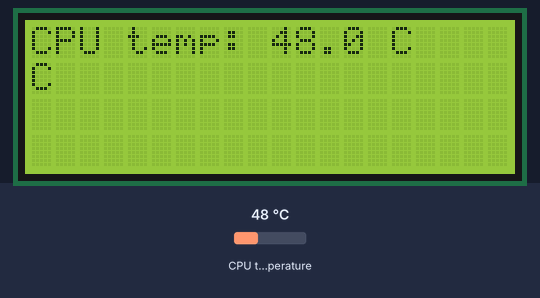
Recording of a program running on a simulated Raspberry Pi (BCM pin numbers). Shown: 20×4 character LCD. The inputs (shaded band) are chosen by the test bench; at power-on: CPU temperature 48 °C. System figures (address, load, memory, disk, uptime) are fixed made-up values.

Above: at 1.2 s.
1.3 s: CPU temperature set to 31 °C
At 3.6 s:
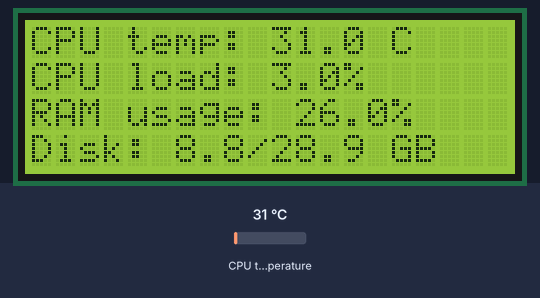
4.4 s: CPU temperature set to 44 °C
At 5.2 s:
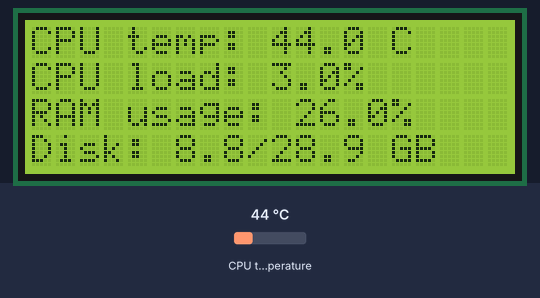
7.5 s: CPU temperature set to 58 °C
At 10.9 s:
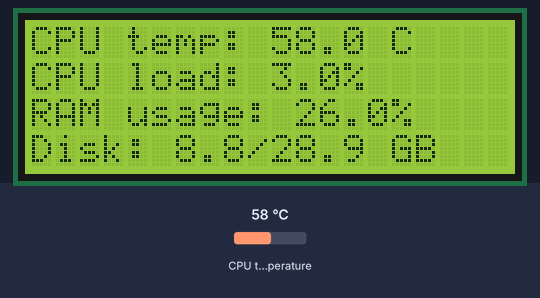
Timing chart, 0 to 12.4 s (numbered marks = the images above; inputs shaded):
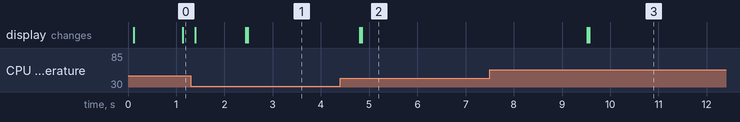

The program:

ExternalSystemMonitor.py
```python
from LCD import LCD
import time
import system

lcd = LCD(2, 0x27, True) #You have to say 2, because this is a different library but it works for 4 row LCDS.

lcd.clear()

while True:
    lcd.message(f'CPU temp: {str(system.temperature())} C', 1)
    lcd.message(f'CPU load: {system.cpuLoad()}', 2)
    lcd.message(f'RAM usage: {str(system.RAM())}%', 3)
    lcd.message(f'Disk: {system.diskspace(1)}', 4)
    time.sleep(1)
```

LCD.py
```python
import smbus
import time

class LCD:
    def __init__(self, pi_rev = 2, i2c_addr = 0x3F, backlight = True):

        # device constants
        self.I2C_ADDR  = i2c_addr
        self.LCD_WIDTH = 20  # Max. characters per line

        self.LCD_CHR = 1 # Mode - Sending data
        self.LCD_CMD = 0 # Mode - Sending command

        self.LCD_LINE_1 = 0x80 # LCD RAM addr for line one
        self.LCD_LINE_2 = 0xC0 # LCD RAM addr for line two
        self.LCD_LINE_3 = 0x94 # LCD RAM addr for line three
        self.LCD_LINE_4 = 0xD4 # LCD RAM addr for line four

        if backlight:
            # on
            self.LCD_BACKLIGHT  = 0x08
        else:
            # off
            self.LCD_BACKLIGHT = 0x00

        self.ENABLE = 0b00000100 # Enable bit

        # Timing constants
        self.E_PULSE = 0.0005
        self.E_DELAY = 0.0005

        # Open I2C interface
        if pi_rev == 2:
            # Rev 2 Pi uses 1
            self.bus = smbus.SMBus(1)
        elif pi_rev == 1:
            # Rev 1 Pi uses 0
            self.bus = smbus.SMBus(0)
        else:
            raise ValueError('pi_rev param must be 1 or 2')

        # Initialise display
        self.lcd_byte(0x33, self.LCD_CMD) # 110011 Initialise
        self.lcd_byte(0x32, self.LCD_CMD) # 110010 Initialise
        self.lcd_byte(0x06, self.LCD_CMD) # 000110 Cursor move direction
        self.lcd_byte(0x0C, self.LCD_CMD) # 001100 Display On,Cursor Off, Blink Off
        self.lcd_byte(0x28, self.LCD_CMD) # 101000 Data length, number of lines, font size
        self.lcd_byte(0x01, self.LCD_CMD) # 000001 Clear display

    def lcd_byte(self, bits, mode):
        # Send byte to data pins
        # bits = data
        # mode = 1 for data, 0 for command

        bits_high = mode | (bits & 0xF0) | self.LCD_BACKLIGHT
        bits_low = mode | ((bits<<4) & 0xF0) | self.LCD_BACKLIGHT

        # High bits
        self.bus.write_byte(self.I2C_ADDR, bits_high)
        self.toggle_enable(bits_high)

        # Low bits
        self.bus.write_byte(self.I2C_ADDR, bits_low)
        self.toggle_enable(bits_low)

    def toggle_enable(self, bits):
        time.sleep(self.E_DELAY)
        self.bus.write_byte(self.I2C_ADDR, (bits | self.ENABLE))
        time.sleep(self.E_PULSE)
        self.bus.write_byte(self.I2C_ADDR,(bits & ~self.ENABLE))
        time.sleep(self.E_DELAY)

    def message(self, string, line = 1):
        # display message string on LCD line 1, 2, 3, or 4
        if line == 1:
            lcd_line = self.LCD_LINE_1
        elif line == 2:
            lcd_line = self.LCD_LINE_2
        elif line == 3:
            lcd_line = self.LCD_LINE_3
        elif line == 4:
            lcd_line = self.LCD_LINE_4
        else:
            raise ValueError('line number must be 1, 2, 3, or 4')

        string = string.ljust(self.LCD_WIDTH," ")

        self.lcd_byte(lcd_line, self.LCD_CMD)

        for i in range(self.LCD_WIDTH):
            self.lcd_byte(ord(string[i]), self.LCD_CHR)

    def clear(self):
        # clear LCD display
        self.lcd_byte(0x01, self.LCD_CMD)
```

system.py
```python
import psutil

def temperature():
    with open('/sys/class/thermal/thermal_zone0/temp', 'r') as file:
            cpu_temp = float(file.read()) / 1000
    # return (f"CPU Temperature: {cpu_temp}°C")
    return cpu_temp

def diskspace(r):
    def GB(amount):
        return amount/1073741824
    disk = psutil.disk_usage('/')
    if r == 1:
        return f'{round(GB(disk.used), 1)}/{round(GB(disk.total), 1)} GB'
    else:
         return f'({disk.percent}%)'

def cpuLoad():
     return f'{psutil.cpu_percent(interval=1)}%'

def RAM():
    ram = psutil.virtual_memory()
    return ram.percent
if __name__ == "__main__": #Just some stuff for some testing and whatever...
    print(cpuLoad())  
```

Measured:
- after the input at 1.3 s, the display: first differs from a run without the input after 1.1 s (image 1 shows a later state)
- after the input at 4.4 s, the display: first changes after 0.41 s (image 2 shows a later state)
- after the input at 7.5 s, the display: first changes after 2.0 s (image 3 shows a later state)
